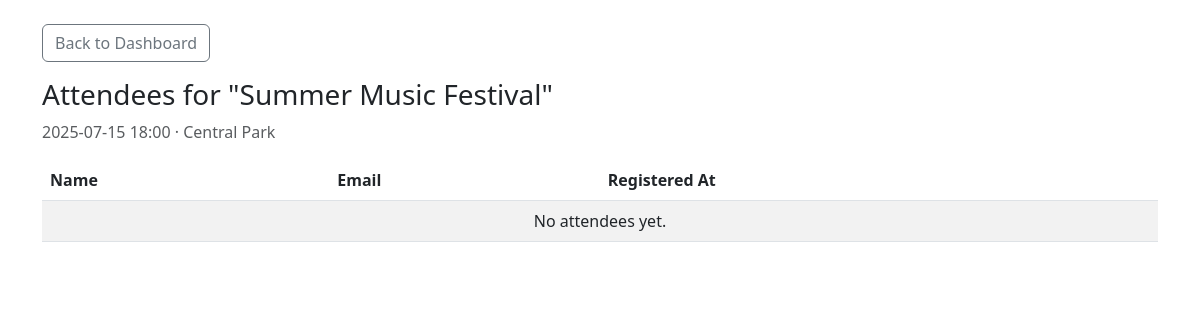
Page /organiser/organizer_attendees.php?event_id=1 (signed in) on the committed database.
### tables this page shows
CREATE TABLE IF NOT EXISTS events (
    id INT AUTO_INCREMENT PRIMARY KEY,
    organizer_id INT NOT NULL,
    title VARCHAR(255) NOT NULL,
    description TEXT,
    artist VARCHAR(255),
    event_date DATETIME NOT NULL,
    location VARCHAR(255) NOT NULL,
    image_path VARCHAR(255),
    status ENUM('approved', 'pending', 'rejected') NOT NULL DEFAULT 'pending',
    created_at TIMESTAMP DEFAULT CURRENT_TIMESTAMP,
    updated_at TIMESTAMP DEFAULT CURRENT_TIMESTAMP ON UPDATE CURRENT_TIMESTAMP,
    FOREIGN KEY (organizer_id) REFERENCES users(id) ON DELETE CASCADE
);

### organiser/organizer_attendees.php (the view, shortened to what this page needs)
<?php
require_once 'config.php';
$organizer_id = $_SESSION['user_id'];
if (isset($_GET['event_id'])) {
    $event_id = intval($_GET['event_id']);
} else {
    $event_id = 0;
}
$event = null;
if ($event_id > 0) {
    $stmt = $db->prepare("SELECT title, event_date, location FROM events WHERE id=? AND organizer_id=?");
    $stmt->execute([$event_id, $organizer_id]);
    $event = $stmt->fetch(PDO::FETCH_ASSOC);
}
$attendees = null;
if ($event) {
    $stmt = $db->prepare("
        SELECT u.full_name, u.email, er.registered_at
        FROM event_registrations er
        JOIN users u ON er.user_id = u.id
        WHERE er.event_id=?
        ORDER BY er.registered_at DESC
    ");
    $stmt->execute([$event_id]);
    $attendees = $stmt->fetchAll(PDO::FETCH_ASSOC);
}
?>
<!DOCTYPE html>
<html lang="en">
<head>
    <link href="https://cdn.jsdelivr.net/npm/bootstrap@5.3.0/dist/css/bootstrap.min.css" rel="stylesheet">
</head>
<body>
    <div class="container mt-4">
        <a href="organizer_dashboard.php" class="btn btn-outline-secondary mb-3">Back to Dashboard</a>
        <?php if (!$event): ?>
            <div class="alert alert-danger">Event not found or you do not have access.</div>
        <?php else: ?>
            <h3>Attendees for "<?php echo htmlspecialchars($event['title']); ?>"</h3>
            <p class="text-muted">
                <?php echo date('Y-m-d H:i', strtotime($event['event_date'])); ?> ·
                <?php echo htmlspecialchars($event['location']); ?>
            </p>
            <div class="table-responsive">
                <table class="table table-striped">
                    <thead>
                        <tr>
                            <th>Name</th>
                            <th>Email</th>
                            <th>Registered At</th>
                        </tr>
                    </thead>
                    <tbody>
                        <?php if ($attendees && count($attendees) > 0): ?>
                            <?php foreach ($attendees as $attendee): ?>
                                <tr>
                                    <td><?php echo htmlspecialchars($attendee['full_name']); ?></td>
                                    <td><?php echo htmlspecialchars($attendee['email']); ?></td>
                                    <td><?php echo date('Y-m-d H:i', strtotime($attendee['registered_at'])); ?></td>
                                </tr>
                            <?php endforeach; ?>
                        <?php else: ?>
                            <tr>
                                <td colspan="3" class="text-center">No attendees yet.</td>
                            </tr>
                        <?php endif; ?>
                    </tbody>
                </table>
            </div>
        <?php endif; ?>
    </div>
</body>
</html>

### rows in the picture
events: title "Summer Music Festival", event_date "2025-07-15 18:00", location "Central Park"
